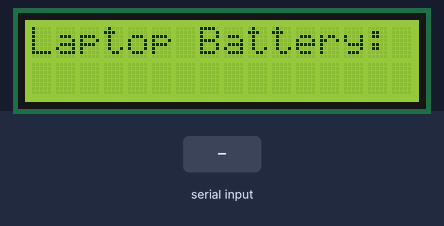
Recording of a sketch running on a simulated Arduino Uno, built with avr-gcc and run on an emulated ATmega328P. Shown: 16×2 character LCD. Inputs (shaded band) come from the test bench.

Above: at 1.2 s.
1.3 s: "1" received over Serial
At 3.3 s:
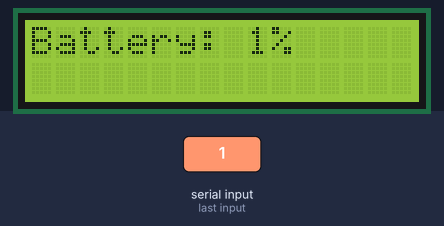
3.8 s: "0" received over Serial
At 5.2 s:
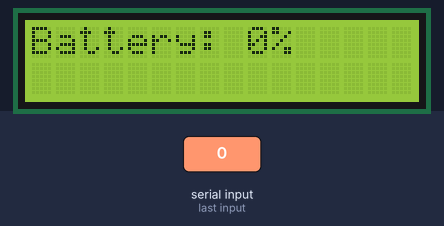
6.3 s: "2" received over Serial
At 8.3 s:
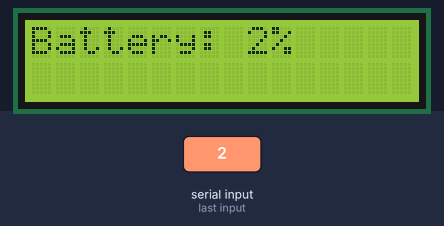
Timing chart, 0 to 9.8 s (numbered marks = the images above; inputs shaded):
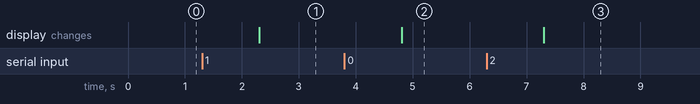

Measured:
- after the input at 1.3 s, the display: changes after 1.0 s (image 1)
- after the input at 3.8 s, the display: changes after 1.0 s (image 2)
- after the input at 6.3 s, the display: changes after 1.0 s (image 3)

The sketch:

battery_indicator_ard.ino
```cpp
#include <LiquidCrystal.h>   // Include the LCD library

LiquidCrystal lcd(12, 11, 5, 4, 3, 2);   // Initialize the LCD object with the pin numbers
const int switchPin = 6;
int switchState = 0;
int prevSwitchState = 0;
int reply;
String batteryPercentage = "";
String prevBatteryPercentage = "";

void setup() {
  lcd.begin(16, 2);    // Initialize the LCD with 16 columns and 2 rows
  lcd.print("Laptop Battery:");    // Display initial message
  Serial.begin(9600);    // Initialize serial communication
}

void loop() {
  if (Serial.available() > 0) {
    batteryPercentage = Serial.readString();

    if (batteryPercentage != prevBatteryPercentage) {
      lcd.clear();
      lcd.print("Battery: ");
      lcd.print(batteryPercentage);
      lcd.print("%");
      prevBatteryPercentage = batteryPercentage;
    }
  }
}
```
